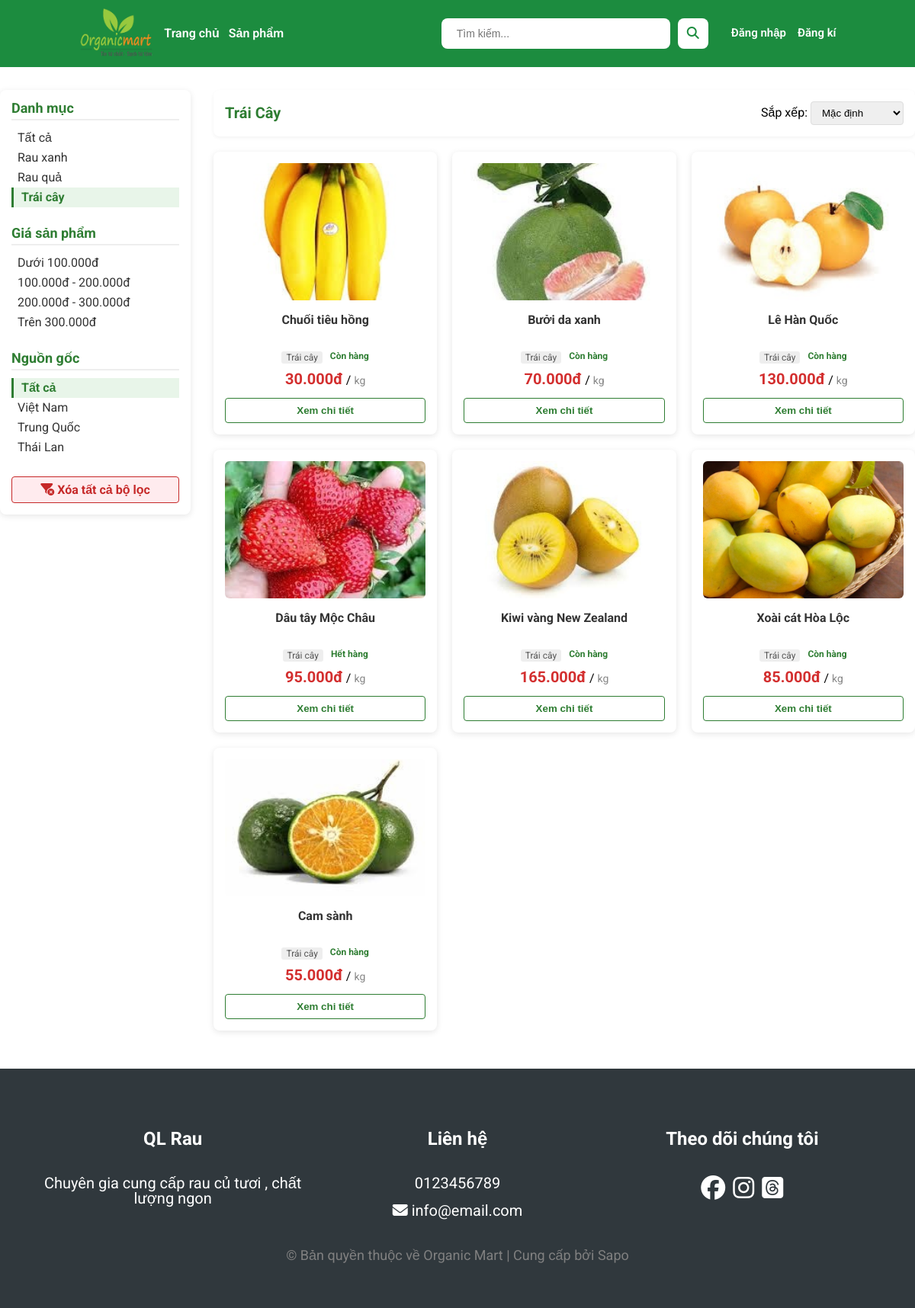
Page /products.php?type=trai_cay on the committed database.
### tables this page shows
create table if not EXISTS Products
(
    id int PRIMARY KEY AUTO_INCREMENT ,
    name varchar(50) UNIQUE NOT NULL ,
    type ENUM('rau_xanh', 'rau_qua', 'trai_cay') NOT NULL,
    status ENUM('con_hang','het_hang') NOT NULL,
    price double not null,
    image varchar(255) DEFAULT null,
    productDesc varchar(255), 
    nation varchar(255)
    
);

### products.php (the view, shortened to what this page needs)
<?php
include('connect.php');
function createUrl($key, $value) {
    $params = $_GET;
    if ($value === '') {
        unset($params[$key]);
    } else {
        $params[$key] = $value;
    }
    return '?' . http_build_query($params);
}
$currentType = isset($_GET['type']) ? $_GET['type'] : '';
$currentNation = isset($_GET['nation']) ? $_GET['nation'] : '';
$currentPriceRange = isset($_GET['price_range']) ? $_GET['price_range'] : '';
$sortOption = isset($_GET['sort']) ? $_GET['sort'] : '';
$keyword = isset($_GET['keyword']) ? trim($_GET['keyword']) : '';
$whereClauses = [];
if ($currentType) {
    $safeType = mysqli_real_escape_string($conn, $currentType);
    $whereClauses[] = "type = '$safeType'";
}
$orderSql = "ORDER BY id DESC";
$whereSql = "";
if (count($whereClauses) > 0) {
    $whereSql = "WHERE " . implode(' AND ', $whereClauses);
}
$sql = "SELECT * FROM Products $whereSql $orderSql";
$result = mysqli_query($conn, $sql);
?>
<!DOCTYPE html>
<html lang="vi">
<head>
    <link rel="stylesheet" href="./css/products.css">
</head>
<body>
    <?php include 'src/components/header.php'; ?>
    <div>
        <div class="product-main container">
            <div class="side-bar">
                <div class="side-bar__components">
                    <h3>Danh mục</h3>
                    <ul class="side-bar__categorys">
                        <li><a href="<?php echo createUrl('type', ''); ?>"
                                class="<?= $currentType == '' ? 'active' : '' ?>">Tất cả</a></li>
                        <li><a href="<?php echo createUrl('type', 'rau_xanh'); ?>"
                                class="<?= $currentType == 'rau_xanh' ? 'active' : '' ?>">Rau xanh</a></li>
                        <li><a href="<?php echo createUrl('type', 'rau_qua'); ?>"
                                class="<?= $currentType == 'rau_qua' ? 'active' : '' ?>">Rau quả</a></li>
                        <li><a href="<?php echo createUrl('type', 'trai_cay'); ?>"
                                class="<?= $currentType == 'trai_cay' ? 'active' : '' ?>">Trái cây</a></li>
                    </ul>
                </div>
                <div class="side-bar__components">
                    <h3>Giá sản phẩm</h3>
                    <ul class="side-bar__categorys">
                        <li><a href="<?php echo createUrl('price_range', 'under100'); ?>"
                                class="<?= $currentPriceRange == 'under100' ? 'active' : '' ?>">Dưới 100.000đ</a></li>
                        <li><a href="<?php echo createUrl('price_range', '100-200'); ?>"
                                class="<?= $currentPriceRange == '100-200' ? 'active' : '' ?>">100.000đ - 200.000đ</a>
                        </li>
                        <li><a href="<?php echo createUrl('price_range', '200-300'); ?>"
                                class="<?= $currentPriceRange == '200-300' ? 'active' : '' ?>">200.000đ - 300.000đ</a>
                        </li>
                        <li><a href="<?php echo createUrl('price_range', 'over300'); ?>"
                                class="<?= $currentPriceRange == 'over300' ? 'active' : '' ?>">Trên 300.000đ</a></li>
                    </ul>
                </div>
                <div class="side-bar__components">
                    <h3>Nguồn gốc</h3>
                    <ul class="side-bar__categorys">
                        <li><a href="<?php echo createUrl('nation', ''); ?>"
                                class="<?= $currentNation == '' ? 'active' : '' ?>">Tất cả</a></li>
                        <li><a href="<?php echo createUrl('nation', 'VietNam'); ?>"
                                class="<?= $currentNation == 'VietNam' ? 'active' : '' ?>">Việt Nam</a></li>
                        <li><a href="<?php echo createUrl('nation', 'TrungQuoc'); ?>"
                                class="<?= $currentNation == 'TrungQuoc' ? 'active' : '' ?>">Trung Quốc</a></li>
                        <li><a href="<?php echo createUrl('nation', 'ThaiLan'); ?>"
                                class="<?= $currentNation == 'ThaiLan' ? 'active' : '' ?>">Thái Lan</a></li>
                    </ul>
                </div>
                <?php if($currentType || $currentNation || $currentPriceRange || $keyword): ?>
                <a href="products.php" class="btn-reset-filter">
                    <i class="fa-solid fa-filter-circle-xmark"></i> Xóa tất cả bộ lọc
                </a>
                <?php endif; ?>
            </div>
            <div class="content">
                <div class="content__funtion">
                    <h2>
                        <?php
                            if($keyword) {
                                echo "Tìm thấy: \"$keyword\"";
                            } elseif($currentType == 'rau_xanh') {
                                echo 'Rau Xanh';
                            } elseif($currentType == 'rau_qua') {
                                echo 'Rau Quả';
                            } elseif($currentType == 'trai_cay') {
                                echo 'Trái Cây';
                            } else {
                                echo 'Tất cả sản phẩm';
                            }
                        ?>
                    </h2>
                    <form method="GET" class="sort-box">
                        <label for="sort">Sắp xếp: </label>
                        <select name="sort" id="sort" onchange="this.form.submit()">
                            <option value="default" <?php if($sortOption == 'default') echo 'selected'; ?>>Mặc định
                            </option>
                        </select>
                    </form>
                </div>
                <div class="content__product">
                    <div class="content__product-list">
                        <?php
                        if ($result && mysqli_num_rows($result) > 0) {
                            while ($row = mysqli_fetch_assoc($result)) {
                                $typeText = '';
                                if ($row['type'] == 'rau_xanh') $typeText = 'Rau xanh';
                                elseif ($row['type'] == 'rau_qua') $typeText = 'Rau quả';
                                elseif ($row['type'] == 'trai_cay') $typeText = 'Trái cây';
                                else $typeText = 'Khác';
                                $statusText = ($row['status'] == 'con_hang') ? 'Còn hàng' : 'Hết hàng';
                        ?>
                        <div class="content__product-item">
                            <img src="./assets/images/product/<?php echo $row['image']; ?>"
                                alt="<?php echo $row['name']; ?>" />
                            <h3 class="content__product-name"><?php echo $row['name']; ?></h3>
                            <div class="content__product-status-type">
                                <span class="content__product-type"><?php echo $typeText; ?></span>
                                <span class="content__product-status"><?php echo $statusText; ?></span>
                            </div>
                            <p class="content__product-price-unit">
                                <span
                                    class="content__product-price"><?php echo number_format($row['price'], 0, ',', '.'); ?>đ</span>
                                <span>/</span>
                                <span class="content__product-unit">kg</span>
                            </p>
                            <a href="productDetail.php?id=<?php echo $row['id']; ?>">
                                <button class="content__product-detail">Xem chi tiết</button>
                            </a>
                        </div>
                        <?php
                            }
                        } else {
                            echo "<div class='no-product-found'>
                                    <i class='fa-solid fa-magnifying-glass'></i>
                                    <p>Không tìm thấy sản phẩm nào!</p>
                                    <a href='products.php' class='back-link'>Xem tất cả sản phẩm</a>
                                  </div>";
                        }
                        ?>
                    </div>
                </div>
            </div>
        </div>
    </div>
    <?php include 'src/components/footer.php'; ?>
</body>
</html>

### css/products.css (style rules this page uses)
.product-main { display: flex; gap: 30px; margin-top: 30px; margin-bottom: 50px; align-items: flex-start; }
.side-bar { width: 250px; flex-shrink: 0; background: #fff; padding: 15px; border-radius: 8px; box-shadow: 0 2px 8px rgba(0, 0, 0, 0.1); }
.side-bar__components { margin-bottom: 25px; }
.side-bar__components h3 { font-size: 18px; font-weight: bold; color: #2e7d32; margin-bottom: 10px; border-bottom: 2px solid #eee; padding-bottom: 5px; }
.side-bar__categorys { list-style: none; padding-left: 0; }
.side-bar__categorys li a { text-decoration: none; color: #333; transition: all 0.2s; display: block; padding: 5px 0; border-left: 3px solid transparent; padding-left: 5px; }
.side-bar__categorys li a.active { color: #2e7d32; font-weight: bold; border-left: 3px solid #2e7d32; padding-left: 10px; background-color: #e8f5e9; }
.btn-reset-filter { display: block; text-align: center; margin-top: 15px; padding: 8px; background-color: #ffebee; color: #c62828; border: 1px solid #c62828; border-radius: 4px; text-decoration: none; font-weight: bold; transition: 0.3s; }
.content { flex-grow: 1; }
.content__funtion { display: flex; justify-content: space-between; align-items: center; margin-bottom: 20px; padding: 15px; background-color: #fff; border-radius: 8px; box-shadow: 0 2px 5px rgba(0, 0, 0, 0.05); }
.content__funtion h2 { margin: 0; color: #2e7d32; font-size: 20px; font-weight: bold; }
.sort-box select { padding: 6px 10px; border: 1px solid #ddd; border-radius: 4px; outline: none; cursor: pointer; }
.content__product-list { display: grid; grid-template-columns: repeat(3, 1fr); gap: 20px; }
.content__product-item { background: #fff; padding: 15px; border-radius: 8px; box-shadow: 0 2px 8px rgba(0, 0, 0, 0.1); transition: transform 0.2s, box-shadow 0.2s; text-align: center; display: flex; flex-direction: column; justify-content: space-between; }
.content__product-item img { width: 100%; height: 180px; object-fit: cover; border-radius: 6px; margin-bottom: 15px; }
.content__product-name { font-size: 16px; font-weight: bold; color: #333; margin-bottom: 8px; line-height: 1.4; height: 44px; overflow: hidden; }
.content__product-status-type { display: flex; justify-content: center; gap: 10px; margin-bottom: 10px; font-size: 12px; }
.content__product-type { color: #555; background: #eee; padding: 2px 6px; border-radius: 3px; }
.content__product-status { color: #2e7d32; font-weight: bold; }
.content__product-price-unit { margin-bottom: 15px; }
.content__product-price { color: #d32f2f; font-size: 20px; font-weight: bold; }
.content__product-unit { color: #888; font-size: 14px; }
.content__product-detail { background-color: #fff; color: #2e7d32; border: 1px solid #2e7d32; padding: 8px 0; width: 100%; border-radius: 4px; cursor: pointer; font-weight: bold; transition: 0.3s; }

### css/main.css (style rules this page uses)
* { margin: 0; padding: 0; box-sizing: border-box; }
body { font-family: "Roboto", sans-serif; }
.container { max-width: 1200px; margin: auto; }

### rows in the picture
products: image (picture), name "Chuối tiêu hồng", type "Trái cây", status "Còn hàng", price "30.000"
products: image (picture), name "Bưởi da xanh", type "Trái cây", status "Còn hàng", price "70.000"
products: image (picture), name "Lê Hàn Quốc", type "Trái cây", status "Còn hàng", price "130.000"
products: image (picture), name "Dâu tây Mộc Châu", type "Trái cây", status "Hết hàng", price "95.000"
products: image (picture), name "Kiwi vàng New Zealand", type "Trái cây", status "Còn hàng", price "165.000"
products: image (picture), name "Xoài cát Hòa Lộc", type "Trái cây", status "Còn hàng", price "85.000"
products: image (picture), name "Cam sành", type "Trái cây", status "Còn hàng", price "55.000"
